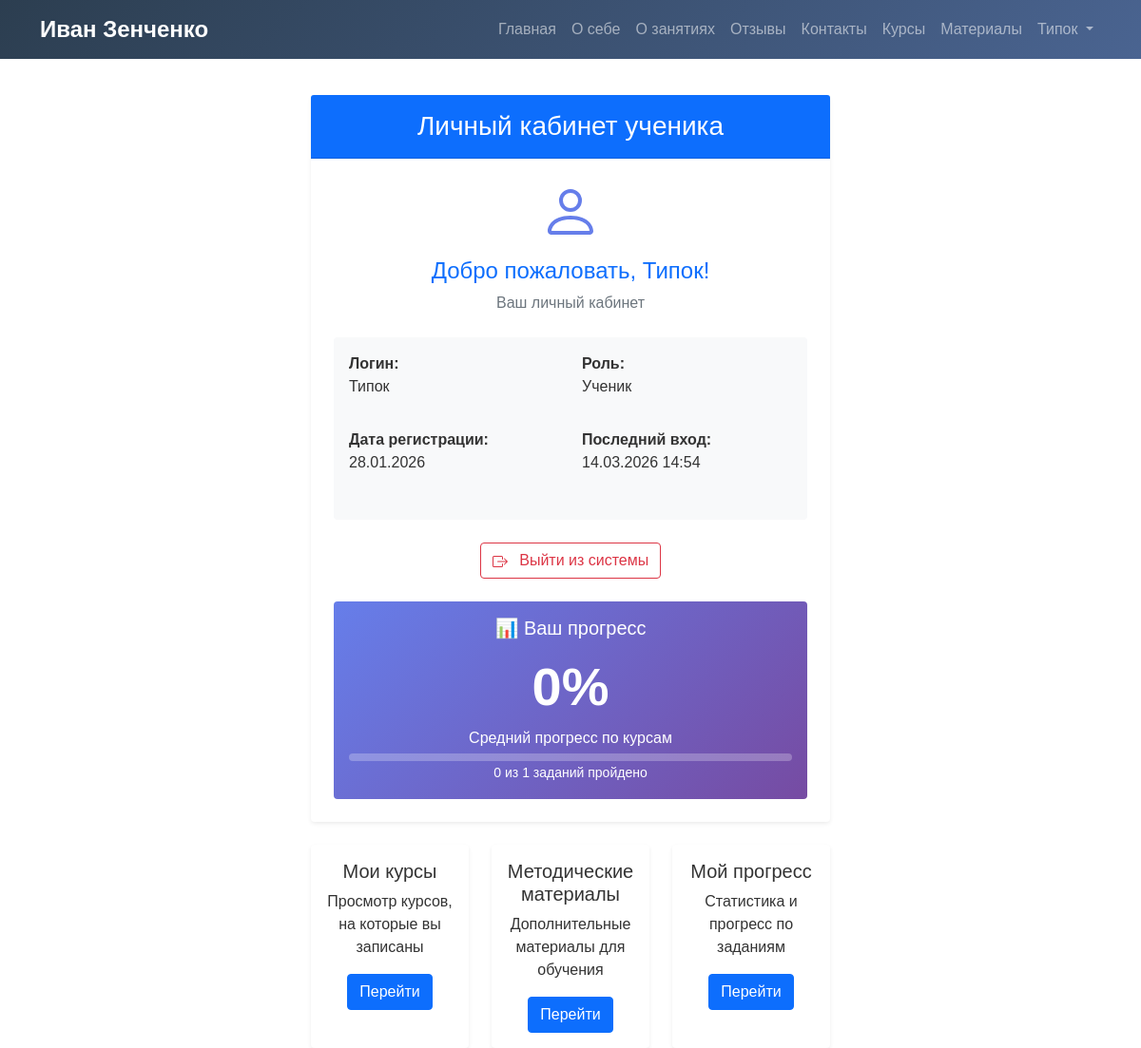
The page /student/ (signed in) on the database its author committed.
### users/models.py (models this page shows, shortened)
class User(AbstractBaseUser):
    username = models.CharField('Логин', max_length=50, unique=True)
    email = models.EmailField('Email', blank=True, null=True)
    phone = models.CharField('Телефон', max_length=20, blank=True, null=True)
    ROLE_CHOICES = [
        ('student', 'Ученик'),
        ('parent', 'Родитель'),
        ('admin', 'Администратор'),
    ]
    role = models.CharField('Роль', max_length=10, choices=ROLE_CHOICES, default='student')
    is_active = models.BooleanField('Активен', default=True)
    is_staff = models.BooleanField('Персонал', default=False)
    is_superuser = models.BooleanField('Суперпользователь', default=False)
    date_joined = models.DateTimeField('Дата регистрации', default=timezone.now)
    last_login = models.DateTimeField('Последний вход', auto_now=True)
    linked_students = models.ManyToManyField('self', symmetrical=False, blank=True,
                                             limit_choices_to={'role': 'student'})
    objects = UserManager()
    USERNAME_FIELD = 'username'
    REQUIRED_FIELDS = []
    class Meta:
        verbose_name = 'Пользователь'
        verbose_name_plural = 'Пользователи'
        ordering = ['-date_joined']

### users/views.py (the view)
# urls.py: path('student/', views.student_dashboard, name='student_dashboard'),
@login_required
def student_dashboard(request):
    if request.user.role != 'student':
        messages.error(request, 'Доступ только для учеников')
        return redirect('login')
    enrollments = Enrollment.objects.filter(student=request.user, is_active=True)
    total_courses = enrollments.count()
    completed_courses = enrollments.filter(progress=100).count()
    average_progress = enrollments.aggregate(avg=Avg('progress'))['avg'] or 0
    recent_enrollments = enrollments.order_by('-last_accessed')[:3]
    assignments_with_generators = Assignment.objects.filter(
        lesson__module__course__enrollments__student=request.user,
        problem_generator__isnull=False
    ).distinct()[:5]
    return render(request, 'users/dashboard.html', {
        'user': request.user,
        'role': 'ученика',
        'title': 'Личный кабинет ученика',
        'total_courses': total_courses,
        'completed_courses': completed_courses,
        'average_progress': round(average_progress, 1),
        'recent_enrollments': recent_enrollments,
        'assignments_with_generators': assignments_with_generators,  # <-- Добавляем
    })

### users/templates/users/dashboard.html (shortened to what this page needs)
{% extends "users/visitor_base.html" %}
{% load static %}
{% block content %}
<section style="padding-top: 100px; min-height: 70vh;">
    <div class="container">
        <div class="row justify-content-center">
            <div class="col-md-8 col-lg-6">
                <div class="card shadow-sm border-0">
                    <div class="card-header bg-primary text-white text-center py-3">
                        <h3 class="mb-0">Личный кабинет {{ role }}</h3>
                    </div>
                    <div class="card-body p-4">
                        <div class="text-center mb-4">
                            <div class="mb-3">
                            </div>
                            <h4 class="text-primary mb-2">Добро пожаловать, {{ user.username }}!</h4>
                            <p class="text-muted">Ваш личный кабинет</p>
                        </div>
                        <div class="mb-4 p-3 bg-light rounded">
                            <div class="row">
                                <div class="col-md-6 mb-3">
                                    <p><strong>Логин:</strong><br>{{ user.username }}</p>
                                </div>
                                <div class="col-md-6 mb-3">
                                    <p><strong>Роль:</strong><br>{{ user.get_role_display }}</p>
                                </div>
                                <div class="col-md-6 mb-3">
                                    <p><strong>Дата регистрации:</strong><br>{{ user.date_joined|date:"d.m.Y" }}</p>
                                </div>
                                <div class="col-md-6 mb-3">
                                    <p><strong>Последний вход:</strong><br>{{ user.last_login|date:"d.m.Y H:i" }}</p>
                                </div>
                            </div>
                        </div>
                        <div class="text-center mt-4">
                            <a href="{% url 'logout' %}" class="btn btn-outline-danger">
                                Выйти из системы
                            </a>
                        </div>
                        {% if average_progress is not None %}
                        <div class="card mt-4 border-0" style="background: linear-gradient(135deg, #667eea 0%, #764ba2 100%); color: white;">
                            <div class="card-body text-center">
                                <h5 class="card-title mb-3">📊 Ваш прогресс</h5>
                                <div class="display-4 fw-bold mb-2">{{ average_progress }}%</div>
                                <p class="mb-1">Средний прогресс по курсам</p>
                                <div class="progress bg-white bg-opacity-25" style="height: 8px;">
                                </div>
                                <small>
                                    {{ completed_courses }} из {{ total_courses }} заданий пройдено
                                </small>
                            </div>
                        </div>
                        {% endif %}
                    </div>
                </div>
                <div class="row mt-4">
                    <div class="col-md-4">
                        <div class="card h-100 shadow-sm border-0">
                            <div class="card-body text-center">
                                <h5 class="card-title">Мои курсы</h5>
                                <p class="card-text">Просмотр курсов, на которые вы записаны</p>
                                <a href="{% url 'student_courses' %}" class="btn btn-primary">Перейти</a>
                            </div>
                        </div>
                    </div>
                    <div class="col-md-4">
                        <div class="card h-100 shadow-sm border-0">
                            <div class="card-body text-center">
                                <h5 class="card-title">Методические материалы</h5>
                                <p class="card-text">Дополнительные материалы для обучения</p>
                                <a href="{% url 'materials_list' %}" class="btn btn-primary">Перейти</a>
                            </div>
                        </div>
                    </div>
                    <div class="col-md-4">
                        <div class="card h-100 shadow-sm border-0">
                            <div class="card-body text-center">
                                <h5 class="card-title">Мой прогресс</h5>
                                <p class="card-text">Статистика и прогресс по заданиям</p>
                                <a href="{% url 'student_progress' %}" class="btn btn-primary">Перейти</a>
                            </div>
                        </div>
                    </div>
                </div>
            </div>
        </div>
    </div>
</section>
{% endblock %}

### users/templates/users/visitor_base.html (shortened to what this page needs)
<!DOCTYPE html>
<html lang="ru">
<head>
    <link href="https://cdn.jsdelivr.net/npm/bootstrap@5.1.3/dist/css/bootstrap.min.css" rel="stylesheet">
</head>
<body>
    <nav class="navbar navbar-expand-lg navbar-dark fixed-top" style="background: linear-gradient(135deg, var(--primary-color), #4a6491);">
        <div class="container">
            <a class="navbar-brand" href="{% url 'home' %}">Иван Зенченко</a>
            <div class="collapse navbar-collapse" id="navbarNav">
                <ul class="navbar-nav ms-auto">
                    <li class="nav-item"><a class="nav-link" href="{% url 'home' %}">Главная</a></li>
                    <li class="nav-item"><a class="nav-link" href="{% url 'home' %}#about">О себе</a></li>
                    <li class="nav-item"><a class="nav-link" href="{% url 'home' %}#lessons">О занятиях</a></li>
                    <li class="nav-item"><a class="nav-link" href="{% url 'home' %}#reviews">Отзывы</a></li>
                    <li class="nav-item"><a class="nav-link" href="{% url 'home' %}#contact">Контакты</a></li>
                    <li class="nav-item"><a class="nav-link" href="{% url 'courses_list' %}">Курсы</a></li>
                    <li class="nav-item"><a class="nav-link" href="{% url 'materials_list' %}">Материалы</a></li>
                    {% if user.is_authenticated %}
                        <li class="nav-item dropdown">
                            <a class="nav-link dropdown-toggle" href="#" id="userDropdown" role="button"
                            data-bs-toggle="dropdown" aria-expanded="false">
                                {{ user.username }}
                            </a>
                        </li>
                    {% else %}
                        <li class="nav-item">
                            <a class="btn btn-outline-light ms-2" href="{% url 'login' %}">Войти</a>
                        </li>
                    {% endif %}
                </ul>
            </div>
        </div>
    </nav>
    <main>
        {% block content %}{% endblock %}
    </main>
</body>
</html>

### users/templates/users/visitor_base.html (style rules this page uses)
:root { --primary-color: #2c3e50; --secondary-color: #3498db; --accent-color: #667eea; }
body { font-family: 'Arial', sans-serif; color: #333; }
.navbar-brand { font-weight: bold; font-size: 1.5rem; }
.nav-link { font-weight: 500; }

### rows shown on the page
User: username "Типок", role "Ученик", date_joined "28.01.2026", last_login "14.03.2026 14:54"

### other values the page prints
{{ role }} "ученика"
{{ average_progress }} "0"
{{ completed_courses }} "0"
{{ total_courses }} "1"
